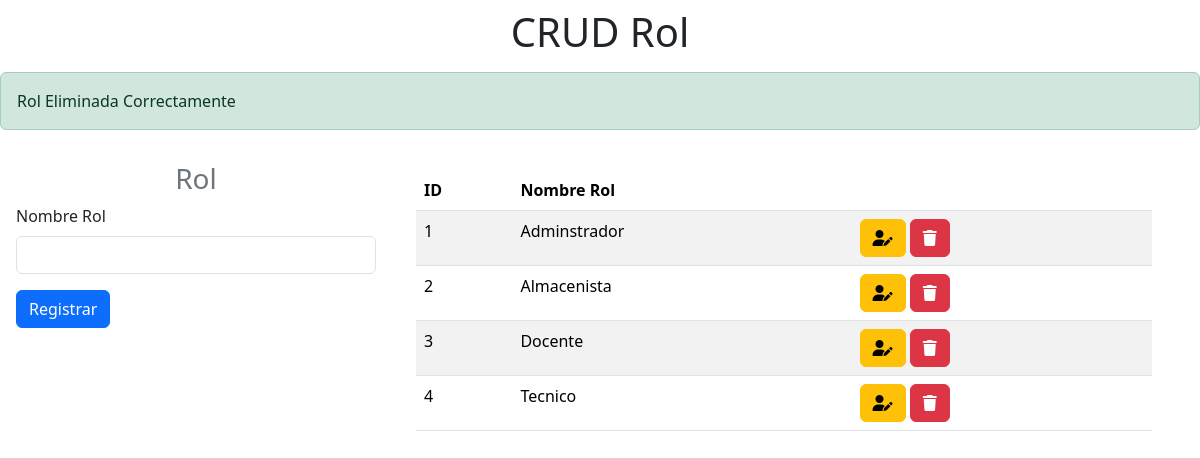
Screenshot of /rol/rol.php?id=1 with the database file from the repository.
### tables this page shows
CREATE TABLE `rol` (
  `Id_Rol` int(5) NOT NULL,
  `Nombre_Rol` varchar(30) NOT NULL
);

### rol/rol.php (the view, shortened to what this page needs)
<!DOCTYPE html>
<html lang="en">
<head>
    <link href="https://cdn.jsdelivr.net/npm/bootstrap@5.3.3/dist/css/bootstrap.min.css" rel="stylesheet"
>
</head>
<body>
    <h1 class="text-center p-2">CRUD Rol</h1>
    <?php
            include "controlador/eliminar_rol.php";
            ?>
    <div class="container-fluid row">
        <form class="col-4 p-3" method="POST">
            <h3 class="text-center text-secondary">Rol</h3>
            <div class="mb-3">
                <label for="exampleInputEmail1" class="form-label">Nombre Rol</label>
                <input type="text" class="form-control" name="Nombre_Rol">
            </div>
            <button type="submit" class="btn btn-primary" name="btnregistrar" value="ok">Registrar</button>
        </form>
        <div class="col-8 p-4">
            <table class="table table-striped">
                <thead class="bg-info">
                    <tr>
                        <th scope="col">ID</th>
                        <th scope="col">Nombre Rol</th>
                        <th scope="col"> </th>
                    </tr>
                </thead>
                <tbody>
                    <?php
                    include "rol/conexion.php";
                    $sql = $conexion->query(" SELECT * FROM rol ");
                    while ($datos = $sql->fetch_object()) { ?>
                        <tr>
                            <td><?= $datos->Id_Rol ?></td>
                            <td><?= $datos->Nombre_Rol ?></td>
                            <td>
                                <a href="modificar_rol.php?id=<?= $datos->Id_Rol   ?>" class="btn btn-small btn-warning"><i class="fa-solid fa-user-pen"></i></a>
                                <a onclick="return eliminar()" href="rol.php?id=<?= $datos->Id_Rol   ?>" class="btn btn-small btn-danger"><i class="fa-solid fa-trash"></i></a>
                            </td>
                        </tr>
                    <?php }
                    ?>
                </tbody>
            </table>
        </div>
    </div>
</body>
</html>

### rows the page displays
rol: Id_Rol "1", Nombre_Rol "Adminstrador"
rol: Id_Rol "2", Nombre_Rol "Almacenista"
rol: Id_Rol "3", Nombre_Rol "Docente"
rol: Id_Rol "4", Nombre_Rol "Tecnico"
